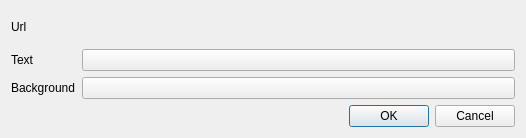
<?xml version="1.0" encoding="UTF-8"?>
<ui version="4.0">
 <class>KPartAppletConfigureDialog</class>
 <widget class="QDialog" name="KPartAppletConfigureDialog">
  <property name="geometry">
   <rect>
    <x>0</x>
    <y>0</y>
    <width>526</width>
    <height>138</height>
   </rect>
  </property>
  <property name="windowTitle">
   <string>Dialog</string>
  </property>
  <layout class="QGridLayout" name="gridLayout">
   <item row="3" column="2">
    <widget class="QDialogButtonBox" name="buttonBox">
     <property name="orientation">
      <enum>Qt::Horizontal</enum>
     </property>
     <property name="standardButtons">
      <set>QDialogButtonBox::Cancel|QDialogButtonBox::Ok</set>
     </property>
    </widget>
   </item>
   <item row="2" column="1" colspan="2">
    <widget class="KColorButton" name="backgroundColor">
     <property name="alphaChannelEnabled">
      <bool>true</bool>
     </property>
    </widget>
   </item>
   <item row="1" column="0">
    <widget class="QLabel" name="label_4">
     <property name="text">
      <string>Text</string>
     </property>
    </widget>
   </item>
   <item row="2" column="0">
    <widget class="QLabel" name="label_5">
     <property name="text">
      <string>Background</string>
     </property>
    </widget>
   </item>
   <item row="1" column="1" colspan="2">
    <widget class="KColorButton" name="textColor">
     <property name="alphaChannelEnabled">
      <bool>true</bool>
     </property>
    </widget>
   </item>
   <item row="0" column="1" colspan="2">
    <widget class="KUrlRequester" name="kurlrequester"/>
   </item>
   <item row="0" column="0">
    <widget class="QLabel" name="label">
     <property name="text">
      <string>Url</string>
     </property>
    </widget>
   </item>
  </layout>
 </widget>
 <customwidgets>
  <customwidget>
   <class>KUrlRequester</class>
   <extends>QWidget</extends>
   <header>kurlrequester.h</header>
  </customwidget>
  <customwidget>
   <class>KColorButton</class>
   <extends>QPushButton</extends>
   <header>kcolorbutton.h</header>
  </customwidget>
 </customwidgets>
 <resources/>
 <connections>
  <connection>
   <sender>buttonBox</sender>
   <signal>accepted()</signal>
   <receiver>KPartAppletConfigureDialog</receiver>
   <slot>accept()</slot>
   <hints>
    <hint type="sourcelabel">
     <x>248</x>
     <y>254</y>
    </hint>
    <hint type="destinationlabel">
     <x>157</x>
     <y>274</y>
    </hint>
   </hints>
  </connection>
  <connection>
   <sender>buttonBox</sender>
   <signal>rejected()</signal>
   <receiver>KPartAppletConfigureDialog</receiver>
   <slot>reject()</slot>
   <hints>
    <hint type="sourcelabel">
     <x>316</x>
     <y>260</y>
    </hint>
    <hint type="destinationlabel">
     <x>286</x>
     <y>274</y>
    </hint>
   </hints>
  </connection>
 </connections>
</ui>
